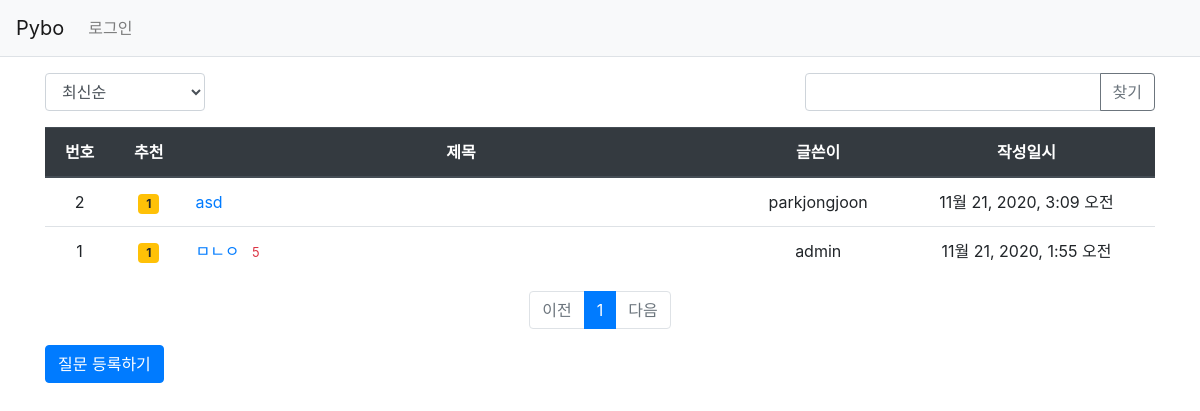
Screenshot of /pybo/ with the database file from the repository.
### pybo/models.py (models this page shows, shortened)
class Question(models.Model):
    subject = models.CharField(max_length=200)
    content = models.TextField()
    create_date = models.DateTimeField()
    author = models.ForeignKey(User, on_delete=models.CASCADE, related_name='author_question')
    modify_date = models.DateTimeField(null=True, blank=True)
    voter = models.ManyToManyField(User, related_name='voter_question')

### pybo/views/base_views.py (the view, shortened to what this page needs)
# urls.py: path('', base_views.index, name='index'),
def index(request):
    page = request.GET.get('page', '1')
    kw = request.GET.get('kw', '')
    question_list = Question.objects.order_by('-create_date')
    paginator = Paginator(question_list, 10)
    page_obj = paginator.get_page(page)
    context = {'question_list': page_obj, 'page': page, 'kw': kw}
    return render(request, 'pybo/question_list.html', context)

### pybo/templatetags/pybo_filter.py (called while the page is built)
@register.filter
def sub(value, arg):
    return value - arg

### templates/pybo/question_list.html (shortened to what this page needs)
{% extends 'base.html' %}
{% load pybo_filter %}
{% block content %}
<div class="container my-3">
    <div class="row justify-content-between my-3">
        <div class="col-2">
            <select class="form-control so">
                <option value="recent" {% if so == 'recent' %}selected{% endif %}>최신순</option>
            </select>
        </div>
        <div class="col-4 input-group">
            <input type="text" class="form-control kw" value="{{ kw|default_if_none:'' }}">
            <div class="input-group-append">
                <button class="btn btn-outline-secondary" type="button" id="btn_search">찾기</button>
            </div>
        </div>
    </div>
    <table class="table">
        <thead>
        <tr class="text-center thead-dark">
            <th>번호</th>
            <th>추천</th>
            <th style="width:50%">제목</th>
            <th>글쓴이</th>
            <th>작성일시</th>
        </tr>
        </thead>
        <tbody>
        {% if question_list %}
        {% for question in question_list %}
        <tr class="text-center">
            <td>{{ question_list.paginator.count|sub:question_list.start_index|sub:forloop.counter0|add:1 }}</td>
            <td>
                {% if question.voter.all.count > 0 %}
                <span class="badge badge-warning px-2 py-1">{{ question.voter.all.count }}</span>
                {% endif %}
            </td>
            <td class="text-left"><a href="{% url 'pybo:detail' question.id %}">{{ question.subject }}</a>
                {% if question.answer_set.count > 0 %}
                <span class="text-danger small ml-2">{{ question.answer_set.count }}</span>
                {% endif %}
            </td>
            <td>{{ question.author.username }}</td>
            <td>{{ question.create_date }}</td>
        </tr>
        {% endfor %}
        {% else %}
        <tr>
            <td colspan="3">질문이 없습니다.</td>
        </tr>
        {% endif %}
        </tbody>
    </table>
    <ul class="pagination justify-content-center">
        {% if question_list.has_previous %}
        <li class="page-item">
            <a class="page-link" data-page="{{ question_list.previous_page_number }}" href="#">이전</a>
        </li>
        {% else %}
        <li class="page-item disabled">
            <a class="page-link" tabindex="-1" aria-disabled="true" href="#">이전</a>
        </li>
        {% endif %}
        {% for page_number in question_list.paginator.page_range %}
        {% if question_list.number|add:-5 <= page_number <= question_list.number|add:5 %}
        {% if page_number == question_list.number %}
        <li class="page-item active" aria-current="page">
            <a class="page-link" data-page="{{ page_number }}" href="#">{{ page_number }}</a>
        </li>
        {% else %}
        <li class="page-item">
            <a class="page-link" data-page="{{ page_number }}" href="#">{{ page_number }}</a>
        </li>
        {% endif %}
        {% endif %}
        {% endfor %}
        {% if question_list.has_next %}
        <li class="page-item">
            <a class="page-link" data-page="{{ question_list.next_page_number }}" href="#">다음</a>
        </li>
        {% else %}
        <li class="page-item disabled">
            <a class="page-link" tabindex="-1" aria-disabled="true" href="#">다음</a>
        </li>
        {% endif %}
    </ul>
    <a href="{% url 'pybo:question_create' %}" class="btn btn-primary">질문 등록하기</a>
</div>
{% endblock %}

### rows the page displays
Question: paginator.count|sub "2", voter.all.count "1", subject "asd", author.username "parkjongjoon", create_date "11월 21, 2020, 3:09 오전"
Question: paginator.count|sub "1", voter.all.count "1", subject "ㅁㄴㅇ", answer_set.count "5", author.username "admin", create_date "11월 21, 2020, 1:55 오전"

### other values shown
{{ page_number }} "1"
